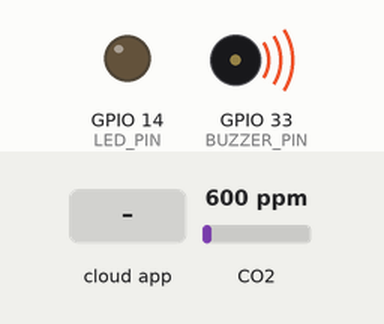
Bench run of a sketch on a simulated ESP32. Parts: output pins drawn as LEDs (lit = HIGH), buzzer (waves = sounding, pin HIGH). The inputs (shaded band) are chosen by the test bench; at power-on: CO2 600 ppm. WiFi joins after 1.5 s; servers stay silent unless stated; network time is answered at once with the bench clock; the local clock reads 2024-03-15 10:24:30 at power-on unless the sketch sets it; the Firebase database answers and starts empty; what the sketch prints to the serial monitor is not drawn.

Above: at 4.2 s.
4.3 s: the phone or cloud app sets trigger to 1
At 5.4 s:
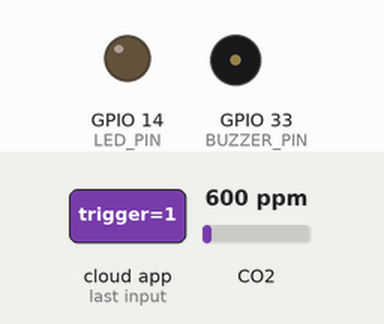
6.3 s: the phone or cloud app sets trigger to 0
At 8.2 s:
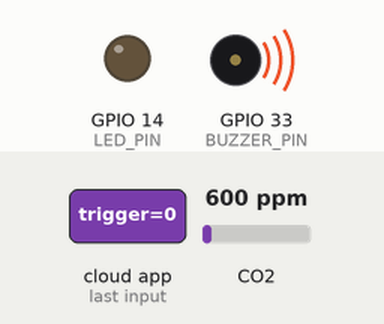
Timing chart, 0 to 9.7 s (numbered marks = the images above; inputs shaded):
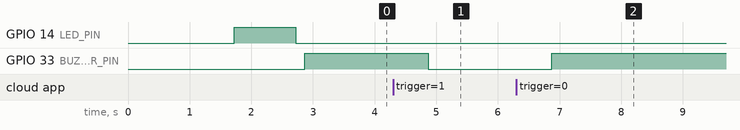

The sketch:

proiect.ino
```cpp
#include <Arduino.h>
#include <WiFi.h>
#include <Firebase_ESP_Client.h>
#include <NTPClient.h>
#include <WiFiUdp.h>

// Provide the token generation process info.
#include "addons/TokenHelper.h"
// Provide the RTDB payload printing info and other helper functions.
#include "addons/RTDBHelper.h"

// Insert your network credentials
#define WIFI_SSID  "Marius"
#define WIFI_PASSWORD "Mariusboss"

// Insert Firebase project API Key
#define API_KEY "AIzaSyD-u9e_fGVyBVg0kOPxA-PlItqLzEO-4xw"

// Insert RTDB URL
#define DATABASE_URL "https://esp32-2024-proiect-default-rtdb.europe-west1.firebasedatabase.app/"

// Define Firebase Data object
FirebaseData fbdo;

FirebaseAuth auth;
FirebaseConfig config;

unsigned long sendDataPrevMillis = 0;
unsigned long sendDataPrevMillis_alarm = 0;
bool signupOK = false;

// MQ135 Sensor Setup
#include <MQ135.h>
#define PIN_MQ135 32

float temperature = 21.0; // Assume current temperature. Recommended to measure with DHT22
float humidity = 35.0;    // Assume current humidity. Recommended to measure with DHT22

MQ135 mq135_sensor(PIN_MQ135, 4.80, 10.0);

// NTP Client setup
WiFiUDP ntpUDP;
NTPClient timeClient(ntpUDP, "pool.ntp.org", 0, 60000); // NTP server, UTC offset (0 for UTC), update interval (ms)

// LED setup
#define LED_PIN 14

// Buzzer setup
#define BUZZER_PIN 33

void setup() {
  Serial.begin(9600);
  WiFi.begin(WIFI_SSID, WIFI_PASSWORD);
  Serial.print("Connecting to Wi-Fi");
  while (WiFi.status() != WL_CONNECTED) {
    Serial.print(".");
    delay(300);
  }
  Serial.println();
  Serial.print("Connected with IP: ");
  Serial.println(WiFi.localIP());
  Serial.println();

  // Start NTP Client
  timeClient.begin();
  timeClient.update();

  // Firebase configuration
  config.api_key = API_KEY;
  config.database_url = DATABASE_URL;

  // Sign up
  if (Firebase.signUp(&config, &auth, "", "")) {
    Serial.println("Firebase setup complete.");
    signupOK = true;
  } else {
    Serial.printf("Firebase setup error: %s\n", config.signer.signupError.message.c_str());
  }

  // Assign token status callback (addons/TokenHelper.h)
  config.token_status_callback = tokenStatusCallback;

  Firebase.begin(&config, &auth);
  Firebase.reconnectWiFi(true);

  pinMode(LED_PIN, OUTPUT);
  pinMode(BUZZER_PIN, OUTPUT);
}

void readAndSendSensorData() {

  // Get current time in milliseconds since Unix epoch
  unsigned long long timestamp = timeClient.getEpochTime() * 1000ULL;

  // Read data from the MQ135 sensor
  float correctedPPM = mq135_sensor.getCorrectedPPM(temperature, humidity);

  // Create a JSON object to store the data
  FirebaseJson json;
  json.add("timestamp", timestamp);
  json.add("quality", correctedPPM);

  // Send data to Firebase
  if (Firebase.RTDB.pushJSON(&fbdo, "/airQuality", &json)) {
    Serial.println("Data sent to Firebase successfully!");
    Serial.println("PATH: " + fbdo.dataPath());
  } else {
    Serial.println("Failed to send data to Firebase.");
    Serial.println("Reason: " + fbdo.errorReason());
  }

  // Log sensor data
  Serial.print("Air Quality (PPM): ");
  Serial.println(correctedPPM);
  Serial.print("Timestamp: ");
  Serial.println(timestamp);
}


void readAlarmData() {
  if (Firebase.RTDB.getBool(&fbdo, "trigger")) {
    if (fbdo.dataType() == "boolean") {
      bool triggered = fbdo.boolData();
      // Serial.print("Triggered value: ");
      // Serial.println(triggered);
      if(triggered) {
          digitalWrite(BUZZER_PIN, LOW);
      } else {
          digitalWrite(BUZZER_PIN, HIGH);
      }
    }
  } else {
    Serial.println("Failed to get data from Firebase.");
    Serial.println("Reason: " + fbdo.errorReason());
  }
}

void loop() {

  // Send data every 60 seconds
  if (Firebase.ready() && signupOK && (millis() - sendDataPrevMillis > 60000 || sendDataPrevMillis == 0)) {
    sendDataPrevMillis = millis();
    readAndSendSensorData();
    digitalWrite(LED_PIN, HIGH);  // turn the LED on
    delay(1000);
    digitalWrite(LED_PIN, LOW);   // turn the LED off
  }

    // Send data every 60 seconds
  if (Firebase.ready() && signupOK && (millis() - sendDataPrevMillis_alarm > 1000 || sendDataPrevMillis_alarm == 0)) {
    sendDataPrevMillis_alarm = millis();
    readAlarmData();
  }

}
```

Measured:
- after the input at 4.3 s, GPIO 33 (BUZZER_PIN): HIGH → LOW after 0.57 s
- after the input at 6.3 s, GPIO 33 (BUZZER_PIN): LOW → HIGH after 0.57 s
